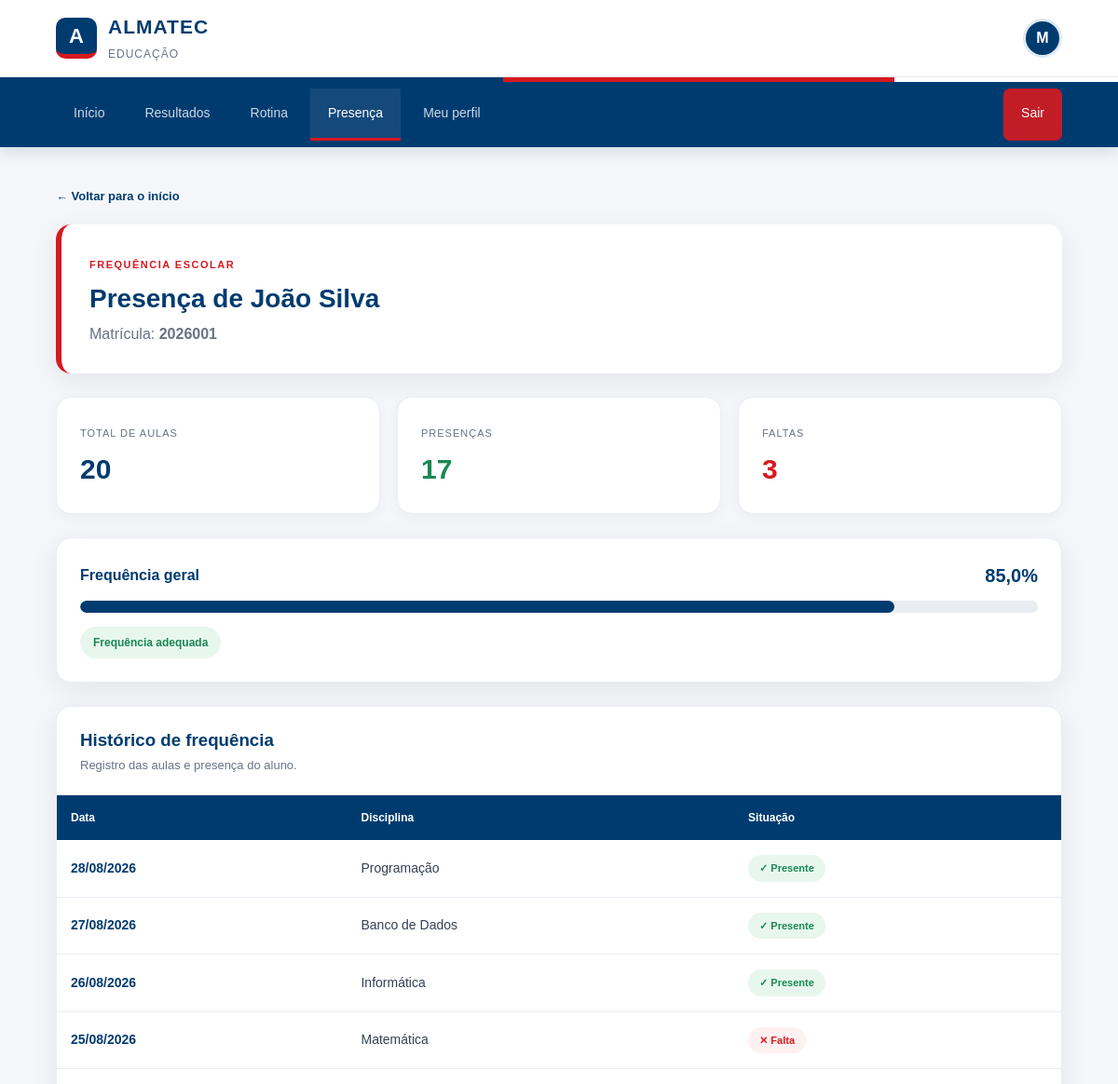
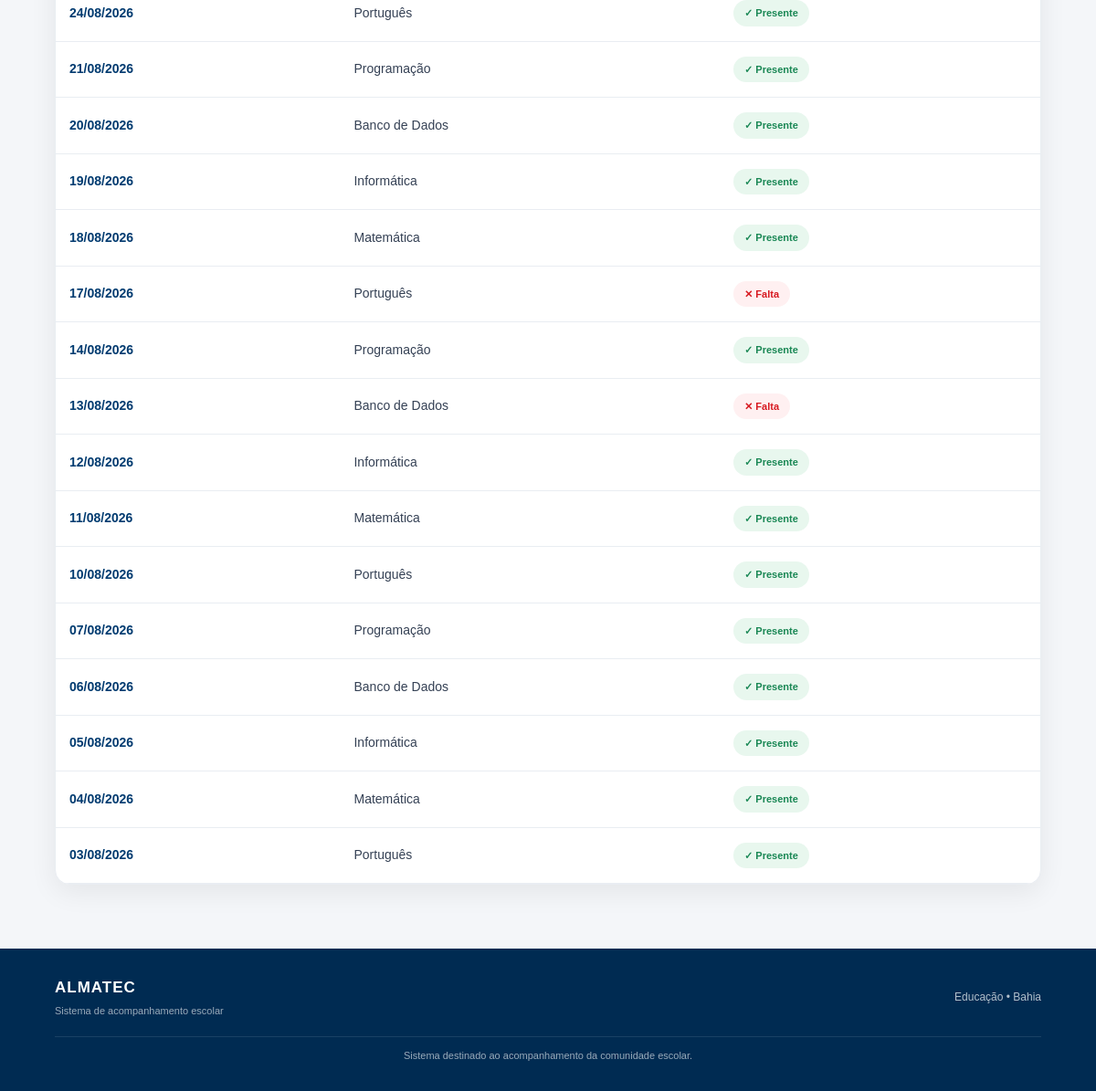
/responsavel/presenca.php (signed in), run on the app's committed database (2 pictures, top to bottom).
### tables this page shows
CREATE TABLE alunos (
    id INT AUTO_INCREMENT PRIMARY KEY,
    usuario_id INT NOT NULL,
    matricula VARCHAR(50) NOT NULL UNIQUE,
    FOREIGN KEY (usuario_id) REFERENCES usuarios(id)
);

CREATE TABLE usuarios (
    id INT AUTO_INCREMENT PRIMARY KEY,
    nome VARCHAR(100) NOT NULL,
    email VARCHAR(150) NOT NULL UNIQUE,
    senha VARCHAR(255) NOT NULL,
    tipo VARCHAR(20) NOT NULL
);

CREATE TABLE presencas (
    id INT AUTO_INCREMENT PRIMARY KEY,
    aluno_id INT NOT NULL,
    disciplina_id INT NOT NULL,
    data_aula DATE NOT NULL,
    presente BOOLEAN NOT NULL DEFAULT TRUE,
    FOREIGN KEY (aluno_id) REFERENCES alunos(id),
    FOREIGN KEY (disciplina_id) REFERENCES disciplinas(id)
);

CREATE TABLE disciplinas (
    id INT AUTO_INCREMENT PRIMARY KEY,
    nome VARCHAR(100) NOT NULL
);

### responsavel/presenca.php (the view, shortened to what this page needs)
<?php
require_once "../config/conexao.php";
$usuario_id = $_SESSION['usuario_id'];
$sql = "SELECT id
        FROM responsaveis
        WHERE usuario_id = ?";
$stmt = $conexao->prepare($sql);
$stmt->execute([$usuario_id]);
$responsavel = $stmt->fetch(PDO::FETCH_ASSOC);
$responsavel_id = $responsavel['id'];
$aluno_id = $_GET['aluno'] ?? null;
if (!$aluno_id) {
    $sql = "SELECT aluno_id
            FROM responsavel_aluno
            WHERE responsavel_id = ?
            LIMIT 1";
    $stmt = $conexao->prepare($sql);
    $stmt->execute([$responsavel_id]);
    $vinculo = $stmt->fetch(PDO::FETCH_ASSOC);
    $aluno_id = $vinculo['aluno_id'];
}
$sql = "SELECT
            a.id,
            a.matricula,
            u.nome
        FROM responsavel_aluno ra
        INNER JOIN alunos a
            ON ra.aluno_id = a.id
        INNER JOIN usuarios u
            ON a.usuario_id = u.id
        WHERE ra.responsavel_id = ?
        AND a.id = ?";
$stmt = $conexao->prepare($sql);
$stmt->execute([
    $responsavel_id,
    $aluno_id
]);
$aluno = $stmt->fetch(PDO::FETCH_ASSOC);
$sql = "SELECT
            p.data_aula,
            p.presente,
            d.nome AS disciplina
        FROM presencas p
        INNER JOIN disciplinas d
            ON p.disciplina_id = d.id
        WHERE p.aluno_id = ?
        ORDER BY p.data_aula DESC";
$stmt = $conexao->prepare($sql);
$stmt->execute([$aluno_id]);
$presencas = $stmt->fetchAll(PDO::FETCH_ASSOC);
$total_aulas = count($presencas);
$total_presencas = 0;
$total_faltas = 0;
foreach ($presencas as $presenca) {
    if ($presenca['presente']) {
        $total_presencas++;
    } else {
        $total_faltas++;
    }
}
if ($total_aulas > 0) {
    $percentual_presenca =
        ($total_presencas / $total_aulas) * 100;
} else {
    $percentual_presenca = 0;
}
if ($percentual_presenca >= 75) {
    $situacao = "Frequência adequada";
    $classe_situacao = "situacao-boa";
} else {
    $situacao = "Atenção à frequência";
    $classe_situacao = "situacao-alerta";
}
?>
<!DOCTYPE html>
<html lang="pt-BR">
<head>
    <link rel="stylesheet"
          href="../css/style.css">
</head>
<body>
<header class="topo">
    <div class="topo-conteudo">
        <div class="logo-area">
            <div class="logo-icon">
                A
            </div>
            <div>
                <h1>ALMATEC</h1>
                <span>
                    Educação
                </span>
            </div>
        </div>
        <div class="usuario-area">
            <div class="usuario-avatar">
                <?= strtoupper(
                    substr(
                        $_SESSION['usuario_nome'],
                        0,
                        1
                    )
                ) ?>
            </div>
        </div>
    </div>
</header>
<div class="faixa-institucional">
    <div class="faixa-azul"></div>
    <div class="faixa-vermelha"></div>
    <div class="faixa-branca"></div>
</div>
<nav class="menu">
    <div class="menu-conteudo">
        <a href="dashboard.php"
           class="menu-link">
            Início
        </a>
        <a href="resultados.php?aluno=<?= $aluno_id ?>"
           class="menu-link">
            Resultados
        </a>
        <a href="rotina.php?aluno=<?= $aluno_id ?>"
           class="menu-link">
            Rotina
        </a>
        <a href="presenca.php?aluno=<?= $aluno_id ?>"
           class="menu-link ativo">
            Presença
        </a>
        <a href="perfil.php"
           class="menu-link">
            Meu perfil
        </a>
        <a href="logout.php"
           class="menu-sair">
            Sair
        </a>
    </div>
</nav>
<main class="container">
    <a href="dashboard.php"
       class="voltar">
        ← Voltar para o início
    </a>
    <section class="pagina-cabecalho">
        <span>
            FREQUÊNCIA ESCOLAR
        </span>
        <h2>
            Presença de
            <?= htmlspecialchars(
                $aluno['nome']
            ) ?>
        </h2>
        <p>
            Matrícula:
            <strong>
                <?= htmlspecialchars(
                    $aluno['matricula']
                ) ?>
            </strong>
        </p>
    </section>
    <section class="resumo-presenca">
        <div class="presenca-card">
            <span>
                Total de aulas
            </span>
            <strong>
                <?= $total_aulas ?>
            </strong>
        </div>
        <div class="presenca-card">
            <span>
                Presenças
            </span>
            <strong class="numero-presenca">
                <?= $total_presencas ?>
            </strong>
        </div>
        <div class="presenca-card">
            <span>
                Faltas
            </span>
            <strong class="numero-falta">
                <?= $total_faltas ?>
            </strong>
        </div>
    </section>
    <section class="frequencia-box">
        <div class="frequencia-topo">
            <h3>
                Frequência geral
            </h3>
            <span class="porcentagem">
                <?= number_format(
                    $percentual_presenca,
                    1,
                    ',',
                    '.'
                ) ?>%
            </span>
        </div>
        <div class="barra">
            <div
                class="barra-progresso"
                style="width:
                <?= $percentual_presenca ?>%;">
            </div>
        </div>
        <span class="situacao <?= $classe_situacao ?>">
            <?= $situacao ?>
        </span>
    </section>
    <section class="tabela-container">
        <div class="tabela-titulo">
            <h3>
                Histórico de frequência
            </h3>
            <p>
                Registro das aulas e presença do aluno.
            </p>
        </div>
        <div class="tabela-scroll">
            <table>
                <thead>
                    <tr>
                        <th>
                            Data
                        </th>
                        <th>
                            Disciplina
                        </th>
                        <th>
                            Situação
                        </th>
                    </tr>
                </thead>
                <tbody>
                    <?php if (count($presencas) > 0): ?>
                        <?php foreach (
                            $presencas
                            as $presenca
                        ): ?>
                            <tr>
                                <td class="data">
                                    <?= date(
                                        'd/m/Y',
                                        strtotime(
                                            $presenca['data_aula']
                                        )
                                    ) ?>
                                </td>
                                <td>
                                    <?= htmlspecialchars(
                                        $presenca['disciplina']
                                    ) ?>
                                </td>
                                <td>
                                    <?php if (
                                        $presenca['presente']
                                    ): ?>
                                        <span class="presente">
                                            ✓ Presente
                                        </span>
                                    <?php else: ?>
                                        <span class="falta">
                                            ✕ Falta
                                        </span>
                                    <?php endif; ?>
                                </td>
                            </tr>
                        <?php endforeach; ?>
                    <?php endif; ?>
                </tbody>
            </table>
        </div>
    </section>
</main>
<footer class="rodape">
    <div class="rodape-conteudo">
        <div>
            <strong>
                ALMATEC
            </strong>
            <p>
                Sistema de acompanhamento escolar
            </p>
        </div>
        <div class="rodape-direita">
            <span>
                Educação • Bahia
            </span>
        </div>
    </div>
    <div class="rodape-linha"></div>
    <p class="copyright">
        Sistema destinado ao acompanhamento
        da comunidade escolar.
    </p>
</footer>
</body>
</html>

### css/style.css (style rules this page uses)
* { margin: 0; padding: 0; box-sizing: border-box; }
:root { --azul: #003b70; --azul-escuro: #002b52; --azul-claro: #eaf3fb; --vermelho: #d71920; --vermelho-claro: #fff0f1; --branco: #ffffff; --cinza-100: #f5f7fa; --cinza-200: #e9edf2; --cinza-500: #687385; --cinza-700: #344054; --preto: #17202a; --sombra: 0 8px 30px rgba(0, 0, 0, 0.07); --raio: 16px; }
body { font-family: Arial, Helvetica, sans-serif; background: #f4f6f9; color: var(--preto); min-height: 100vh; line-height: 1.5; }
a { text-decoration: none; color: inherit; }
.topo { background: var(--branco); border-bottom: 1px solid var(--cinza-200); position: relative; z-index: 10; }
.topo-conteudo { width: 90%; max-width: 1250px; margin: auto; height: 82px; display: flex; align-items: center; justify-content: space-between; }
.logo-area { display: flex; align-items: center; gap: 12px; }
.logo-icon { width: 44px; height: 44px; border-radius: 10px; background: var(--azul); color: white; display: flex; align-items: center; justify-content: center; font-size: 22px; font-weight: 900; border-bottom: 5px solid var(--vermelho); }
.logo-area h1 { color: var(--azul); font-size: 21px; letter-spacing: 1px; }
.logo-area span { color: var(--cinza-500); font-size: 12px; text-transform: uppercase; letter-spacing: 1px; }
.usuario-area { display: flex; align-items: center; gap: 14px; }
.usuario-avatar { width: 42px; height: 42px; border-radius: 50%; background: var(--azul); color: white; display: flex; justify-content: center; align-items: center; font-weight: bold; border: 3px solid #dce9f5; }
.faixa-institucional { height: 5px; display: flex; width: 100%; }
.faixa-azul { background: var(--azul); width: 45%; }
.faixa-vermelha { background: var(--vermelho); width: 35%; }
.faixa-branca { background: white; width: 20%; }
.menu { background: var(--azul); box-shadow: 0 4px 15px rgba(0, 59, 112, .15); }
.menu-conteudo { width: 90%; max-width: 1250px; margin: auto; display: flex; align-items: center; gap: 5px; }
.menu-link, .menu-sair { padding: 16px 19px; color: rgba(255,255,255,.8); font-size: 14px; transition: .25s; border-bottom: 3px solid transparent; }
.menu-link.ativo { color: white; border-bottom-color: var(--vermelho); background: rgba(255,255,255,.08); }
.menu-sair { margin-left: auto; color: white; background: rgba(215,25,32,.9); border-radius: 7px; margin-top: 7px; margin-bottom: 7px; }
.container { width: 90%; max-width: 1250px; margin: 40px auto 70px; }
.rodape { background: var(--azul-escuro); color: white; padding: 30px 5%; }
.rodape-conteudo { max-width: 1250px; margin: auto; display: flex; justify-content: space-between; align-items: center; }
.rodape strong { font-size: 17px; letter-spacing: 1px; }
.rodape p { color: rgba(255,255,255,.6); font-size: 11px; margin-top: 4px; }
.rodape-direita { font-size: 12px; color: rgba(255,255,255,.7); }
.rodape-linha { max-width: 1250px; margin: 20px auto 0; height: 1px; background: rgba(255,255,255,.1); }
.copyright { max-width: 1250px; margin: 12px auto 0 !important; text-align: center; }

### data on the page
alunos: usuario.nome "João Silva", matricula "2026001"
presencas: data_aula "28/08/2026", disciplina.nome "Programação", presente "✓ Presente"
presencas: data_aula "27/08/2026", disciplina.nome "Banco de Dados", presente "✓ Presente"
presencas: data_aula "26/08/2026", disciplina.nome "Informática", presente "✓ Presente"
presencas: data_aula "25/08/2026", disciplina.nome "Matemática", presente "✕ Falta"
presencas: data_aula "24/08/2026", disciplina.nome "Português", presente "✓ Presente"
presencas: data_aula "21/08/2026", disciplina.nome "Programação", presente "✓ Presente"
presencas: data_aula "20/08/2026", disciplina.nome "Banco de Dados", presente "✓ Presente"
presencas: data_aula "19/08/2026", disciplina.nome "Informática", presente "✓ Presente"
presencas: data_aula "18/08/2026", disciplina.nome "Matemática", presente "✓ Presente"
presencas: data_aula "17/08/2026", disciplina.nome "Português", presente "✕ Falta"
presencas: data_aula "14/08/2026", disciplina.nome "Programação", presente "✓ Presente"
presencas: data_aula "13/08/2026", disciplina.nome "Banco de Dados", presente "✕ Falta"
presencas: data_aula "12/08/2026", disciplina.nome "Informática", presente "✓ Presente"
presencas: data_aula "11/08/2026", disciplina.nome "Matemática", presente "✓ Presente"
presencas: data_aula "10/08/2026", disciplina.nome "Português", presente "✓ Presente"
presencas: data_aula "07/08/2026", disciplina.nome "Programação", presente "✓ Presente"
presencas: data_aula "06/08/2026", disciplina.nome "Banco de Dados", presente "✓ Presente"
presencas: data_aula "05/08/2026", disciplina.nome "Informática", presente "✓ Presente"
presencas: data_aula "04/08/2026", disciplina.nome "Matemática", presente "✓ Presente"
presencas: data_aula "03/08/2026", disciplina.nome "Português", presente "✓ Presente"

### other printed values
$total_aulas "20"
$total_presencas "17"
$total_faltas "3"
$percentual_presenca "85,0"
$situacao "Frequência adequada"
